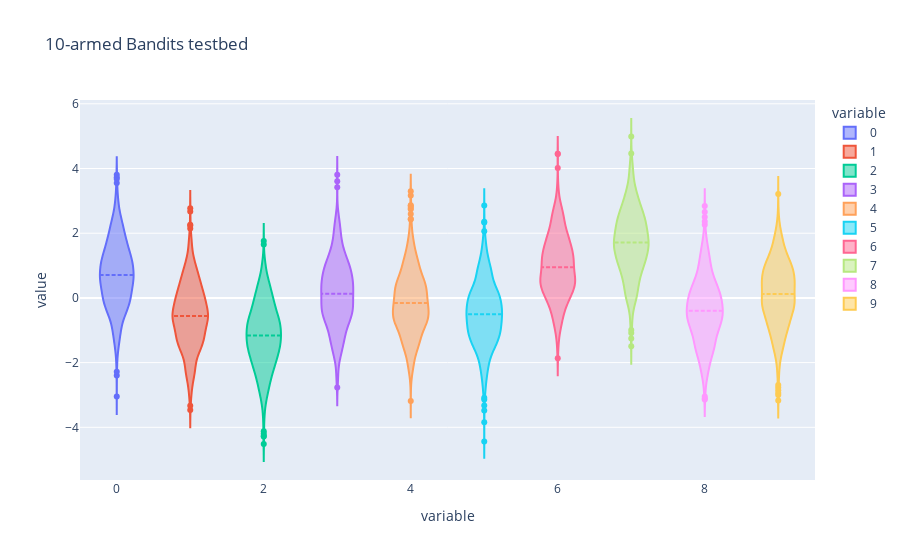

Write notebook code for a chart like this one.
### Code cell
SEED = 1
K = 10

key = random.PRNGKey(SEED)

agent = SimpleBandit()
policy = BanditEpsilonGreedy()
env = K_armed_bandits(K, SEED)
env.render()

### Figure 1 — Plotly figure (JSON) as saved in the notebook; plotly's stock layout.template omitted (floating-point values rounded to 4 significant figures; data arrays with more than 128 entries replaced by an {"elided": "..."} marker saying what was removed)
{"data": [{"alignmentgroup": "True", "box": {"visible": false}, "hovertemplate": "variable=%{x}<br>value=%{y}<extra></extra>", "legendgroup": "0", "marker": {"color": "#636efa"}, "meanline": {"visible": true}, "name": "0", "offsetgroup": "0", "orientation": "v", "scalegroup": "True", "showlegend": true, "type": "violin", "x": {"elided": "1000 int values"}, "x0": " ", "xaxis": "x", "y": {"elided": "1000 float values"}, "y0": " ", "yaxis": "y"}, {"alignmentgroup": "True", "box": {"visible": false}, "hovertemplate": "variable=%{x}<br>value=%{y}<extra></extra>", "legendgroup": "1", "marker": {"color": "#EF553B"}, "meanline": {"visible": true}, "name": "1", "offsetgroup": "1", "orientation": "v", "scalegroup": "True", "showlegend": true, "type": "violin", "x": {"elided": "1000 int values"}, "x0": " ", "xaxis": "x", "y": {"elided": "1000 float values"}, "y0": " ", "yaxis": "y"}, {"alignmentgroup": "True", "box": {"visible": false}, "hovertemplate": "variable=%{x}<br>value=%{y}<extra></extra>", "legendgroup": "2", "marker": {"color": "#00cc96"}, "meanline": {"visible": true}, "name": "2", "offsetgroup": "2", "orientation": "v", "scalegroup": "True", "showlegend": true, "type": "violin", "x": {"elided": "1000 int values"}, "x0": " ", "xaxis": "x", "y": {"elided": "1000 float values"}, "y0": " ", "yaxis": "y"}, {"alignmentgroup": "True", "box": {"visible": false}, "hovertemplate": "variable=%{x}<br>value=%{y}<extra></extra>", "legendgroup": "3", "marker": {"color": "#ab63fa"}, "meanline": {"visible": true}, "name": "3", "offsetgroup": "3", "orientation": "v", "scalegroup": "True", "showlegend": true, "type": "violin", "x": {"elided": "1000 int values"}, "x0": " ", "xaxis": "x", "y": {"elided": "1000 float values"}, "y0": " ", "yaxis": "y"}, {"alignmentgroup": "True", "box": {"visible": false}, "hovertemplate": "variable=%{x}<br>value=%{y}<extra></extra>", "legendgroup": "4", "marker": {"color": "#FFA15A"}, "meanline": {"visible": true}, "name": "4", "offsetgroup": "4", "orientation": "v", "scalegroup": "True", "showlegend": true, "type": "violin", "x": {"elided": "1000 int values"}, "x0": " ", "xaxis": "x", "y": {"elided": "1000 float values"}, "y0": " ", "yaxis": "y"}, {"alignmentgroup": "True", "box": {"visible": false}, "hovertemplate": "variable=%{x}<br>value=%{y}<extra></extra>", "legendgroup": "5", "marker": {"color": "#19d3f3"}, "meanline": {"visible": true}, "name": "5", "offsetgroup": "5", "orientation": "v", "scalegroup": "True", "showlegend": true, "type": "violin", "x": {"elided": "1000 int values"}, "x0": " ", "xaxis": "x", "y": {"elided": "1000 float values"}, "y0": " ", "yaxis": "y"}, {"alignmentgroup": "True", "box": {"visible": false}, "hovertemplate": "variable=%{x}<br>value=%{y}<extra></extra>", "legendgroup": "6", "marker": {"color": "#FF6692"}, "meanline": {"visible": true}, "name": "6", "offsetgroup": "6", "orientation": "v", "scalegroup": "True", "showlegend": true, "type": "violin", "x": {"elided": "1000 int values"}, "x0": " ", "xaxis": "x", "y": {"elided": "1000 float values"}, "y0": " ", "yaxis": "y"}, {"alignmentgroup": "True", "box": {"visible": false}, "hovertemplate": "variable=%{x}<br>value=%{y}<extra></extra>", "legendgroup": "7", "marker": {"color": "#B6E880"}, "meanline": {"visible": true}, "name": "7", "offsetgroup": "7", "orientation": "v", "scalegroup": "True", "showlegend": true, "type": "violin", "x": {"elided": "1000 int values"}, "x0": " ", "xaxis": "x", "y": {"elided": "1000 float values"}, "y0": " ", "yaxis": "y"}, {"alignmentgroup": "True", "box": {"visible": false}, "hovertemplate": "variable=%{x}<br>value=%{y}<extra></extra>", "legendgroup": "8", "marker": {"color": "#FF97FF"}, "meanline": {"visible": true}, "name": "8", "offsetgroup": "8", "orientation": "v", "scalegroup": "True", "showlegend": true, "type": "violin", "x": {"elided": "1000 int values"}, "x0": " ", "xaxis": "x", "y": {"elided": "1000 float values"}, "y0": " ", "yaxis": "y"}, {"alignmentgroup": "True", "box": {"visible": false}, "hovertemplate": "variable=%{x}<br>value=%{y}<extra></extra>", "legendgroup": "9", "marker": {"color": "#FECB52"}, "meanline": {"visible": true}, "name": "9", "offsetgroup": "9", "orientation": "v", "scalegroup": "True", "showlegend": true, "type": "violin", "x": {"elided": "1000 int values"}, "x0": " ", "xaxis": "x", "y": {"elided": "1000 float values"}, "y0": " ", "yaxis": "y"}], "layout": {"legend": {"title": {"text": "variable"}, "tracegroupgap": 0}, "title": {"text": "10-armed Bandits testbed"}, "violinmode": "overlay", "xaxis": {"anchor": "y", "categoryarray": [0, 1, 2, 3, 4, 5, 6, 7, 8, 9], "categoryorder": "array", "domain": [0, 1], "title": {"text": "variable"}}, "yaxis": {"anchor": "x", "domain": [0, 1], "title": {"text": "value"}}}}
